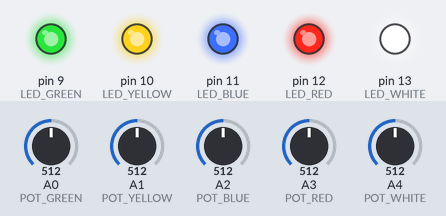
The sketch below on a simulated Arduino Uno, built with avr-gcc and run on an emulated ATmega328P. Shown: output pins drawn as LEDs (lit = HIGH). The inputs (shaded band) are chosen by the test bench; at power-on: A0 (POT_GREEN) = 512, A1 (POT_YELLOW) = 512, A2 (POT_BLUE) = 512, A3 (POT_RED) = 512, A4 (POT_WHITE) = 512. What the sketch prints to the serial monitor is not drawn.

Above: at 1.2 s.
1.3 s: A0 (POT_GREEN) set to 493
At 2.1 s:
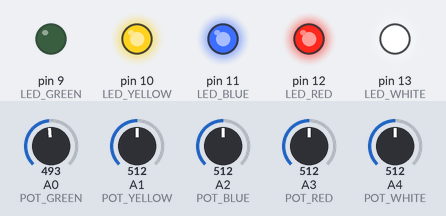
2.8 s: A1 (POT_YELLOW) set to 494
At 3.6 s:
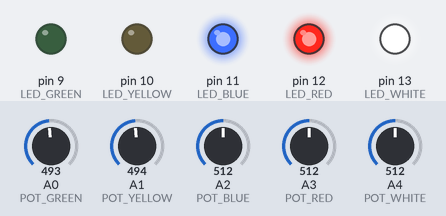
4.3 s: A2 (POT_BLUE) set to 493
At 5.0 s:
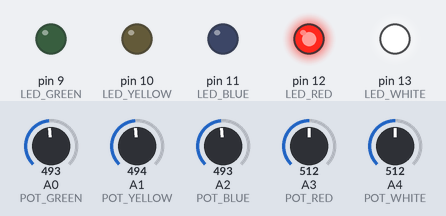
5.8 s: A3 (POT_RED) set to 306
At 6.5 s:
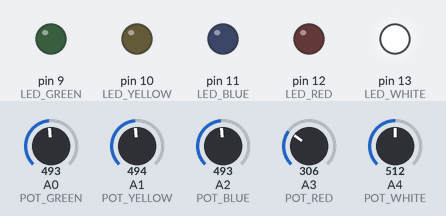
7.3 s: A4 (POT_WHITE) set to 306
At 8.0 s:
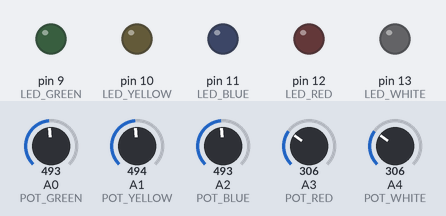
8.8 s: A1 (POT_YELLOW) set to 716
At 9.4 s:
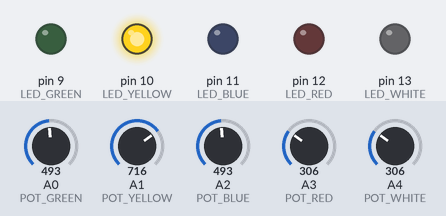
Timing chart, 0 to 11.3 s (numbered marks = the images above; inputs shaded):
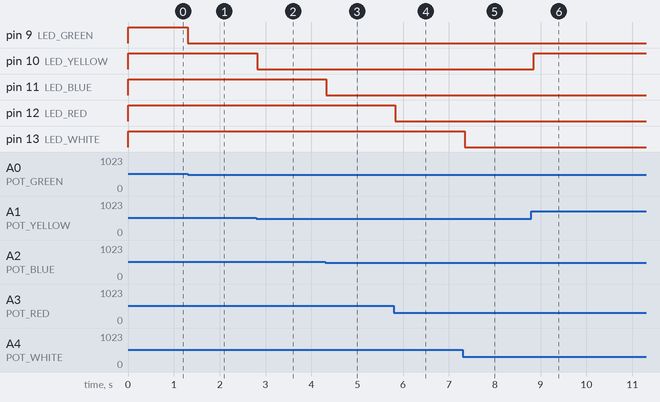

Measured:
- the behaviour switches between 511 and 510 on A0 (POT_GREEN) (found by bisection; images 0 and 1)
- the behaviour switches between 511 and 510 on A1 (POT_YELLOW) (found by bisection; images 1 and 2)
- the behaviour switches between 511 and 510 on A2 (POT_BLUE) (found by bisection; images 2 and 3)
- after the input at 1.3 s, pin 9 (LED_GREEN): HIGH → LOW at once
- after the input at 2.8 s, pin 10 (LED_YELLOW): HIGH → LOW at once
- after the input at 4.3 s, pin 11 (LED_BLUE): HIGH → LOW at once
- after the input at 5.8 s, pin 12 (LED_RED): HIGH → LOW at once
- after the input at 7.3 s, pin 13 (LED_WHITE): HIGH → LOW at once
- after the input at 8.8 s, pin 10 (LED_YELLOW): LOW → HIGH after 0.05 s

The sketch:

sketch_5_pot_5_led_non-pwd_control.ino
```cpp
// LEDs
#define LED_WHITE 13
#define LED_RED 12
#define LED_BLUE 11
#define LED_YELLOW 10
#define LED_GREEN 9

// potentiometers
#define POT_WHITE A4
#define POT_RED A3
#define POT_BLUE A2
#define POT_YELLOW A1
#define POT_GREEN A0

void setup() {
  // engage serial communication
  Serial.begin(9600);
  Serial.println("Setting up project");

  // set LED pins (output)
  pinMode(LED_WHITE, OUTPUT);
  pinMode(LED_RED, OUTPUT);
  pinMode(LED_BLUE, OUTPUT);
  pinMode(LED_YELLOW, OUTPUT);
  pinMode(LED_GREEN, OUTPUT);

  // set potentiometer pins (input)
  pinMode(POT_WHITE, INPUT);
  pinMode(POT_RED, INPUT);
  pinMode(POT_BLUE, INPUT);
  pinMode(POT_YELLOW, INPUT);
  pinMode(POT_GREEN, INPUT);
}

void loop() {
  const short potWhite = analogRead(POT_WHITE);
  const short potRed = analogRead(POT_RED);
  const short potBlue = analogRead(POT_BLUE);
  const short potYellow = analogRead(POT_YELLOW);
  const short potGreen = analogRead(POT_GREEN);

  if (potWhite >= (1023/2)) {
    digitalWrite(LED_WHITE, HIGH);
  } else {
    digitalWrite(LED_WHITE, LOW);
  }

  if (potRed>= (1023/2)) {
    digitalWrite(LED_RED, HIGH);
  } else {
    digitalWrite(LED_RED, LOW);
  }

  if (potBlue >= (1023/2)) {
    digitalWrite(LED_BLUE, HIGH);
  } else {
    digitalWrite(LED_BLUE, LOW);
  }

  if (potYellow >= (1023/2)) {
    digitalWrite(LED_YELLOW, HIGH);
  } else {
    digitalWrite(LED_YELLOW, LOW);
  }

  if (potGreen >= (1023/2)) {
    digitalWrite(LED_GREEN, HIGH);
  } else {
    digitalWrite(LED_GREEN, LOW);
  }

  delay(100);
}
```
